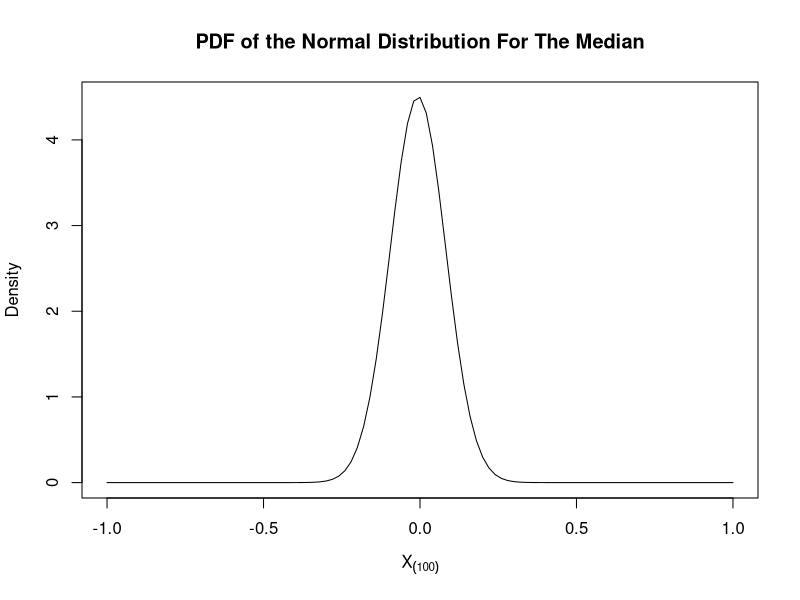
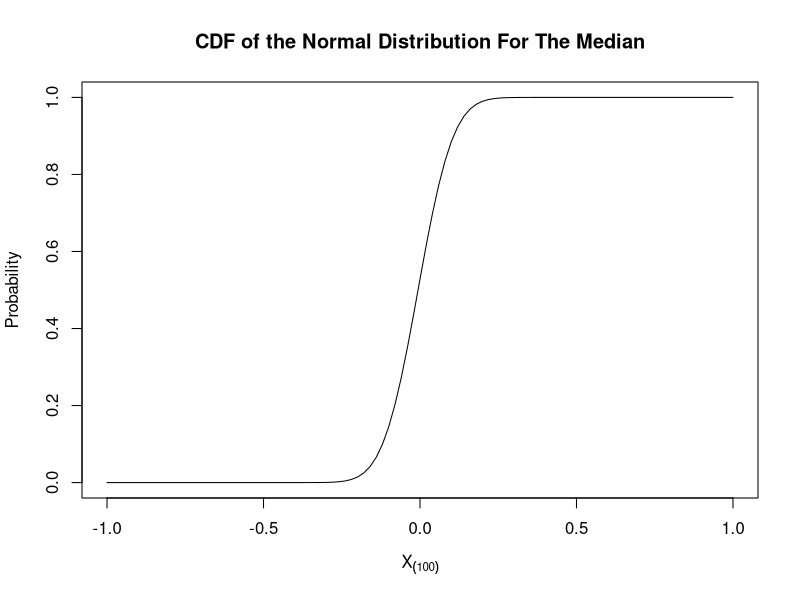
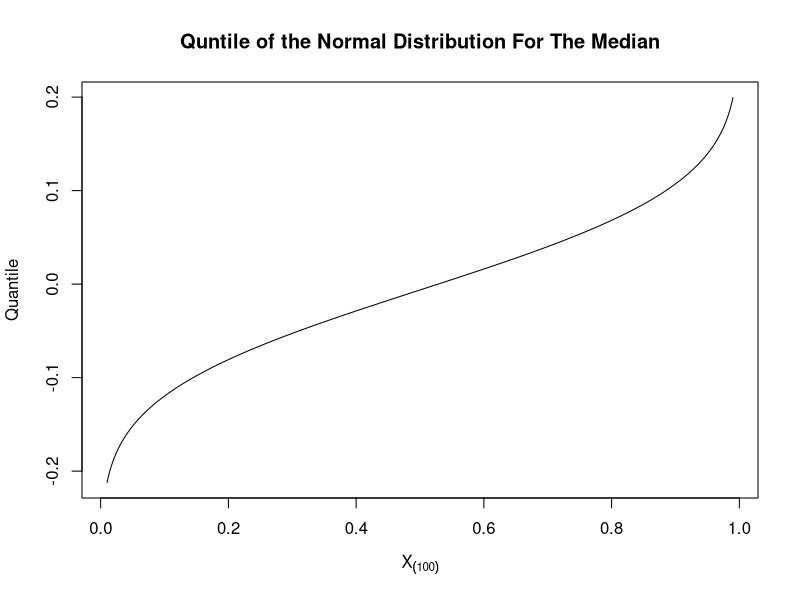
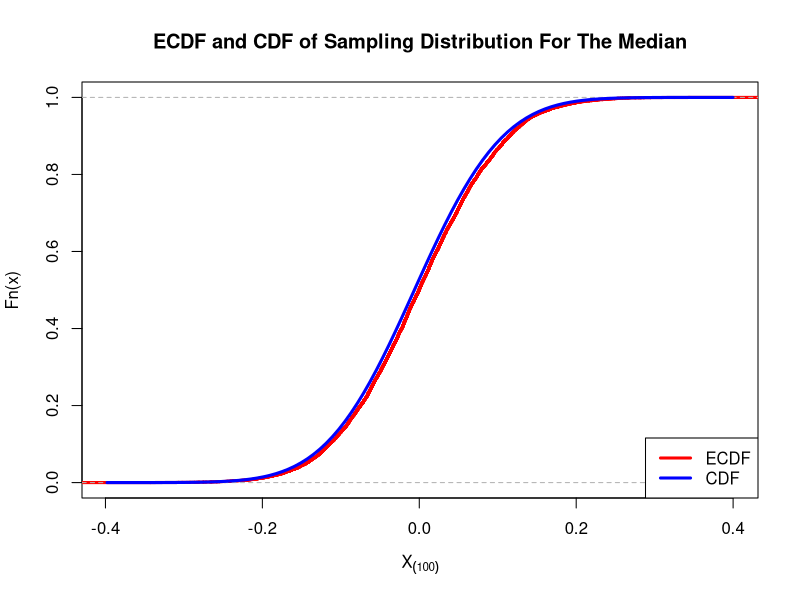
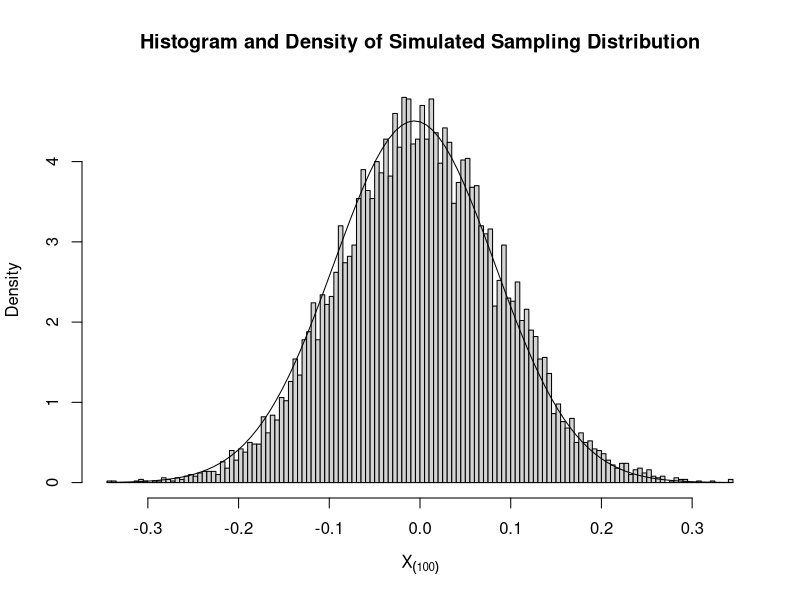
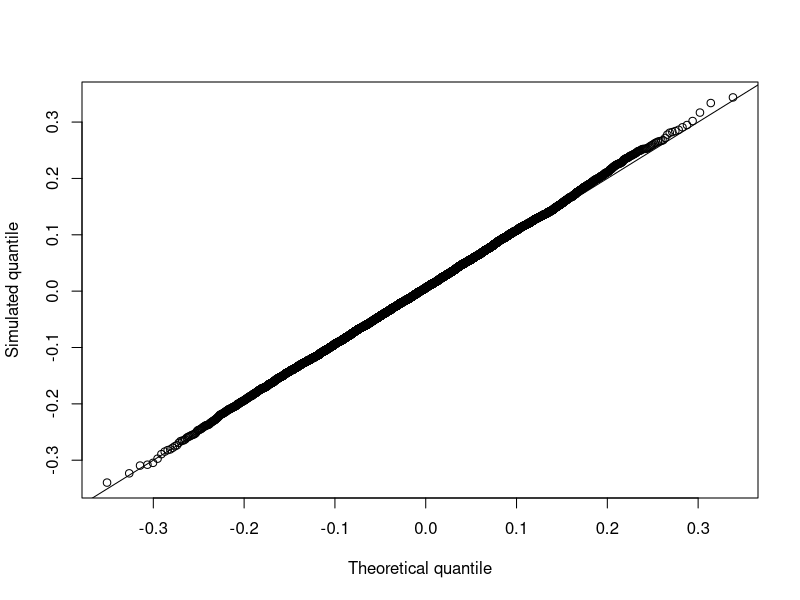
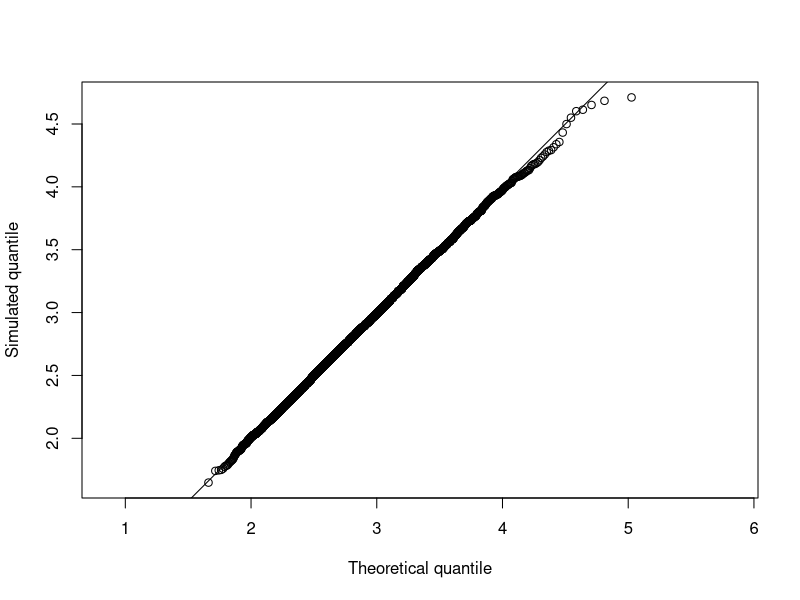
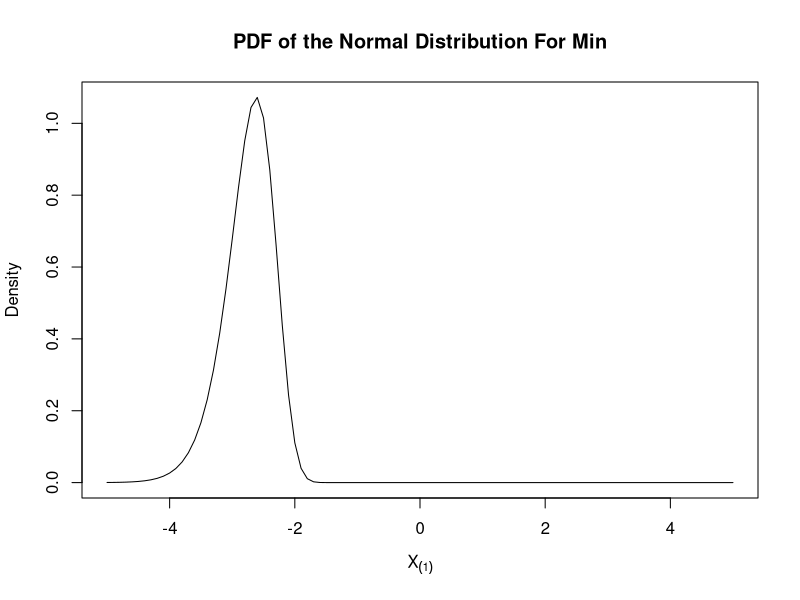

Recreate these plots in R, in order.
## ---- chunk 1

dorder <- function(x){
    k<-100
    n<-200
    k*
  choose(n,k)*
  (pnorm(x))^(k-1)*
  (1-pnorm(x))^(n-k)*
  dnorm(x)
}

#plotting the PDF
curve(dorder(x), -1, 1,main = "PDF of the Normal Distribution For The Median", xlab = parse(text="X[(100)]"),ylab = "Density")

## ---- chunk 2
porder <- function(x){
    k<-100
    n<-200
  pbinom(k-1, n, pnorm(x), lower.tail = F)
}
curve(porder(x), -1, 1, main = "CDF of the Normal Distribution For The Median", xlab=parse(text="X[(100)]"),ylab = "Probability")

## ---- chunk 3
ps <- seq(0.01, 0.99, by = 0.001)
qs <- NA

qorder <- function(p){
  k <- 100
  n <- 200
  for(i in seq_along(p)){
    qs[i] <- uniroot(function(x) porder(x)-p[i], c(-10,10))$root
  }
  qs
}


plot(ps,qorder(ps),type = "l", main = "Quntile of the Normal Distribution For The Median", xlab = parse(text="X[(100)]"), ylab = "Quantile")
## ---- chunk 4

simulation.median<- NA

for(i in 1: 10000){
  simulation.median[i] <- median(rnorm(200))
}

ecdf <- ecdf(simulation.median)

plot(ecdf, do.points = F, col = "Red", lwd = 3, main = "ECDF and CDF of Sampling Distribution For The Median",xlab = parse(text="X[(100)]"))
curve(porder(x), add = T, col = "blue", lwd = 3)
legend(
  "bottomright", 
  c("ECDF", "CDF"),
  lwd = 3, 
  col = c("Red", "blue")
)
## ---- chunk 5
hist(simulation.median,freq = F,main= "Histogram and Density of Simulated Sampling Distribution",xlab = parse(text="X[(100)]"),breaks=100)
curve(dorder(x), add = T)
## ---- chunk 6
simulated_sample <- simulation.median
q_candidate <- qorder

p <- ppoints(10000)

x <- qorder(p)
y <- quantile(simulated_sample, probs = p)

plot(x,y,xlab = "Theoretical quantile", ylab = "Simulated quantile")
abline(0,1)

## ---- chunk 7
# dorder
dorder <- function(x,k){
  n=200
  k*
  choose(n,k)*
  (pnorm(x))^(k-1)*
  (1-pnorm(x))^(n-k)*
  dnorm(x)
}

# porder
porder <- function(x,k){
  n=200
  pbinom(k-1, n, pnorm(x), lower.tail = F)
}

# qorder
ps <- seq(0.01, 0.99, by = 0.001)
qs <- NA

qorder <- function(p,k){
  n <- 200
  for(i in seq_along(p)){
    qs[i] <- uniroot(function(x,y) porder(x,k)-p[i], c(-10,10))$root
  }
  qs
}
## ---- chunk 8
simulation.max <- NA   # distribution of medians of the M times of simulation

for(i in 1:10000){
  simulation.max[i] <- max(rnorm(200))
}

simulated_sample <- simulation.max
q_candidate <- qorder

x <- qorder(p,k=200)
y <- quantile(simulated_sample, probs = p)

plot(x, y, asp = 1, xlab = "Theoretical quantile", ylab = "Simulated quantile")
abline(0, 1)
## ---- chunk 9
`%|%` <- function(a, b) paste0(a,b)

dorder <- function(x, k, dist = norm, ...) {
  pf <- get("p" %|% dist)
  df <- get("d" %|% dist)
  n <- 200
  k * choose(n, k) *
  (pf(x, ...)) ^ (k - 1) *
  (1 - pf(x, ...)) ^ (n - k) *
  df(x, ...)
}

porder <- function(x, k, dist = norm, ...){
  pf <- get("p" %|% dist)
  
  n <- 200
  pbinom(k-1, n, pf(x,...), lower.tail = FALSE)
}

qorder <- function(p, k){
  pf <- get("p" %|% dist)
  
  n <- 200
  for(i in seq_along(p)){
    med_dis[i] <- uniroot(function(x, y) porder(x, k, ...)-p[i], c(-10,10))$root
  }
  med_dis
}
## ---- chunk 10
curve(dorder(x, k = 1, dist = "norm"), -5, 5, xlab = parse(text="X[(1)]"), ylab = "Density", main= "PDF of the Normal Distribution For Min")
## ---- chunk 11
curve(porder(x, k = 1, dist = "norm"), -5, 5, xlab = parse(text="X[(1)]"), ylab = "Probability", main= "CDF of the Normal Distribution For Min")
